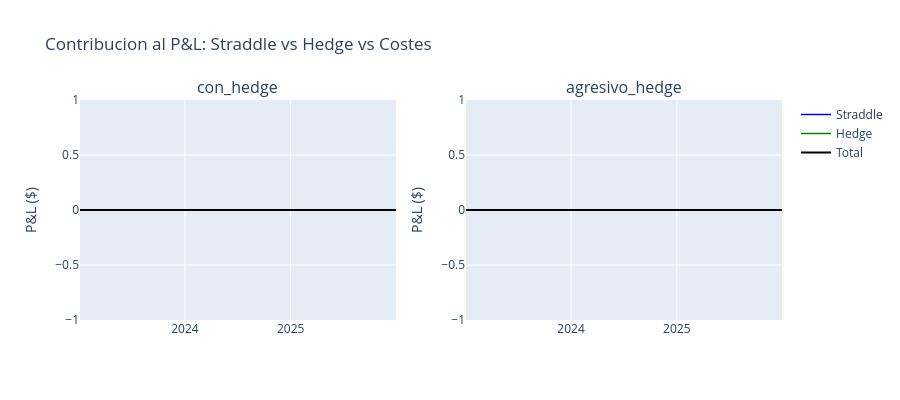

Notebook source saved alongside this figure:
### Code cell
# Grafico de contribucion al P&L para estrategias con hedge
fig = make_subplots(
    rows=1, cols=2,
    subplot_titles=['con_hedge', 'agresivo_hedge']
)

for idx, name in enumerate(['con_hedge', 'agresivo_hedge']):
    if name not in backtest_results or backtest_results[name] is None:
        continue
    
    result = backtest_results[name]
    col = idx + 1
    
    # P&L Straddle
    fig.add_trace(
        go.Scatter(
            x=result.cumulative_pnl_straddle.index,
            y=result.cumulative_pnl_straddle.values,
            mode='lines', name='Straddle',
            line=dict(color='blue', width=1.5),
            showlegend=(idx == 0)
        ),
        row=1, col=col
    )
    
    # P&L Hedge
    fig.add_trace(
        go.Scatter(
            x=result.cumulative_pnl_hedge.index,
            y=result.cumulative_pnl_hedge.values,
            mode='lines', name='Hedge',
            line=dict(color='green', width=1.5),
            showlegend=(idx == 0)
        ),
        row=1, col=col
    )
    
    # Costes acumulados (si disponibles)
    if result.hedge_trades:
        costs_by_date = {}
        cumulative_cost = 0
        for t in result.hedge_trades:
            cumulative_cost += t.trade_cost
            costs_by_date[t.date] = cumulative_cost
        
        if costs_by_date:
            costs_series = pd.Series(costs_by_date)
            fig.add_trace(
                go.Scatter(
                    x=costs_series.index,
                    y=-costs_series.values,
                    mode='lines', name='Costes (neg)',
                    line=dict(color='red', width=1, dash='dash'),
                    showlegend=(idx == 0)
                ),
                row=1, col=col
            )
    
    # P&L Total
    fig.add_trace(
        go.Scatter(
            x=result.cumulative_pnl_total.index,
            y=result.cumulative_pnl_total.values,
            mode='lines', name='Total',
            line=dict(color='black', width=2),
            showlegend=(idx == 0)
        ),
        row=1, col=col
    )

fig.update_layout(
    height=400,
    title_text='Contribucion al P&L: Straddle vs Hedge vs Costes'
)
fig.update_yaxes(title_text='P&L ($)')

fig.show()

### Figure 1 — Plotly figure (JSON) as saved in the notebook; plotly's stock layout.template omitted (floating-point values rounded to 4 significant figures; data arrays with more than 128 entries replaced by an {"elided": "..."} marker saying what was removed)
{"data": [{"line": {"color": "blue", "width": 1.5}, "mode": "lines", "name": "Straddle", "showlegend": true, "type": "scatter", "x": {"elided": "752 str values"}, "xaxis": "x", "y": {"elided": "752 int values"}, "yaxis": "y"}, {"line": {"color": "green", "width": 1.5}, "mode": "lines", "name": "Hedge", "showlegend": true, "type": "scatter", "x": {"elided": "752 str values"}, "xaxis": "x", "y": {"elided": "752 int values"}, "yaxis": "y"}, {"line": {"color": "black", "width": 2}, "mode": "lines", "name": "Total", "showlegend": true, "type": "scatter", "x": {"elided": "752 str values"}, "xaxis": "x", "y": {"elided": "752 int values"}, "yaxis": "y"}, {"line": {"color": "blue", "width": 1.5}, "mode": "lines", "name": "Straddle", "showlegend": false, "type": "scatter", "x": {"elided": "752 str values"}, "xaxis": "x2", "y": {"elided": "752 int values"}, "yaxis": "y2"}, {"line": {"color": "green", "width": 1.5}, "mode": "lines", "name": "Hedge", "showlegend": false, "type": "scatter", "x": {"elided": "752 str values"}, "xaxis": "x2", "y": {"elided": "752 int values"}, "yaxis": "y2"}, {"line": {"color": "black", "width": 2}, "mode": "lines", "name": "Total", "showlegend": false, "type": "scatter", "x": {"elided": "752 str values"}, "xaxis": "x2", "y": {"elided": "752 int values"}, "yaxis": "y2"}], "layout": {"annotations": [{"font": {"size": 16}, "showarrow": false, "text": "con_hedge", "x": 0.225, "xanchor": "center", "xref": "paper", "y": 1, "yanchor": "bottom", "yref": "paper"}, {"font": {"size": 16}, "showarrow": false, "text": "agresivo_hedge", "x": 0.775, "xanchor": "center", "xref": "paper", "y": 1, "yanchor": "bottom", "yref": "paper"}], "height": 400, "title": {"text": "Contribucion al P&L: Straddle vs Hedge vs Costes"}, "xaxis": {"anchor": "y", "domain": [0, 0.45]}, "xaxis2": {"anchor": "y2", "domain": [0.55, 1]}, "yaxis": {"anchor": "x", "domain": [0, 1], "title": {"text": "P&L ($)"}}, "yaxis2": {"anchor": "x2", "domain": [0, 1], "title": {"text": "P&L ($)"}}}}
